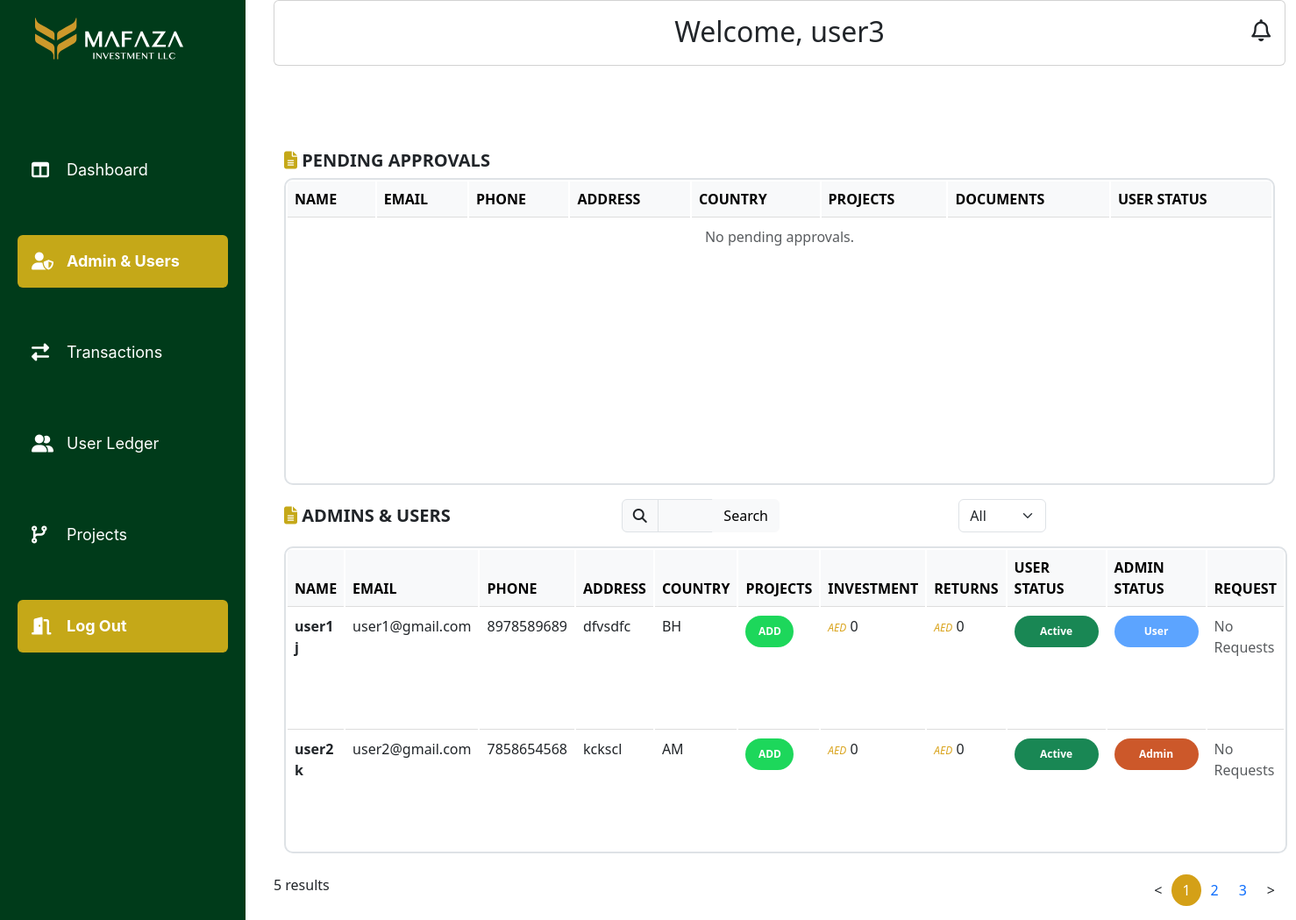
Page /mafazapp/adminusers/ (signed in) on the earlier database version.
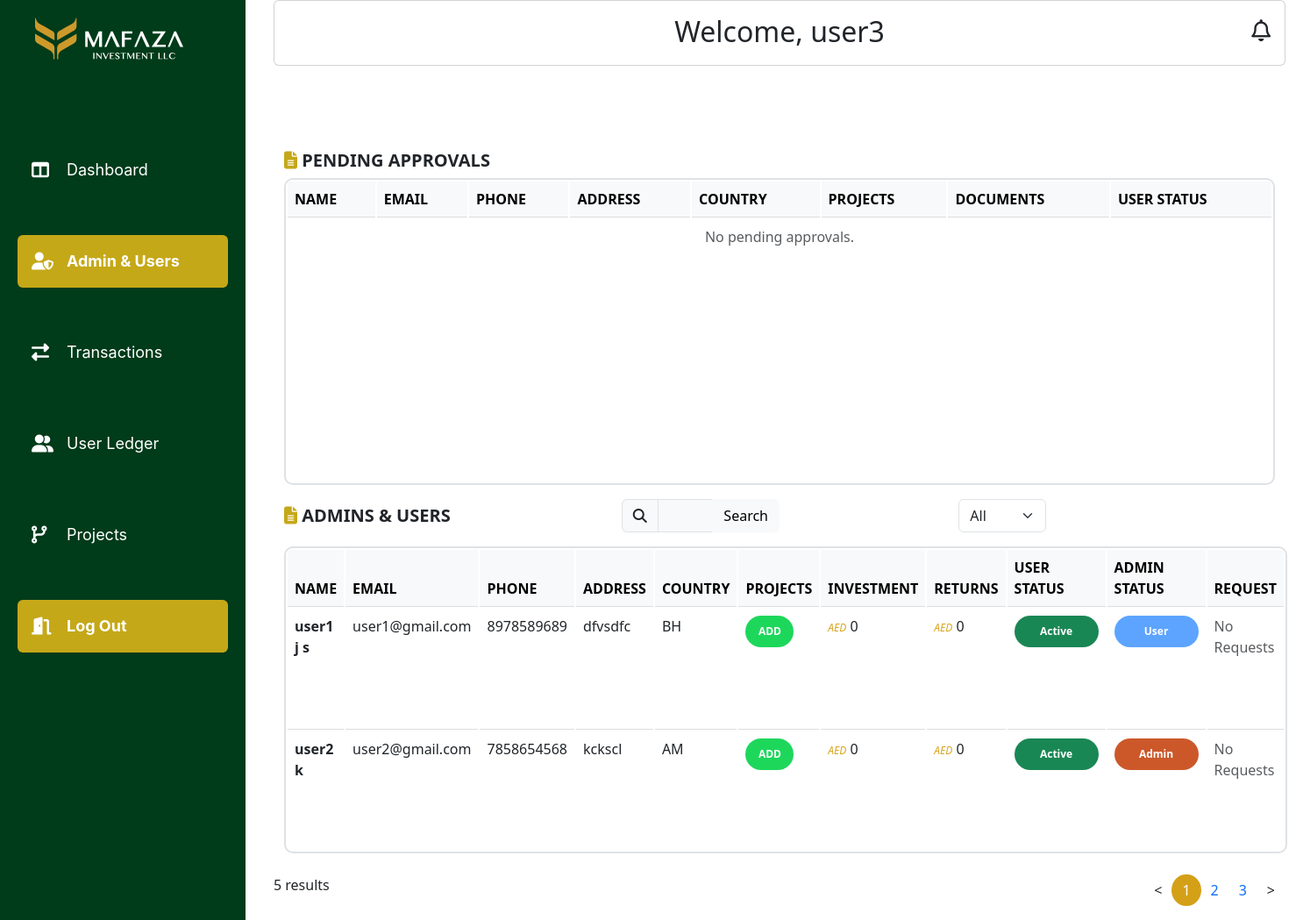
Same page on the later database version.
### mafazapp/models.py (models this page shows, shortened)
class CustomUser(AbstractUser):
    id = models.UUIDField(primary_key=True, default=uuid.uuid4, editable=False)
    phone_number = models.CharField(max_length=15)
    address = models.TextField()
    country = CountryField()
    status = models.CharField(max_length=20, choices=STATUS_CHOICES, default='PENDING')
    is_approved = models.BooleanField(default=False)
    created_at = models.DateTimeField(auto_now_add=True)
    has_requested = models.BooleanField(default=False)

### mafazapp/views.py (the view, shortened to what this page needs)
# urls.py: path('adminusers/', views.adminusers, name='adminusers'),
@user_passes_test(admin_required, login_url='login')
def adminusers(request):
    User = get_user_model()
    search_query = request.GET.get('search', '')
    user_type = request.GET.get('user_type', '')
    users = User.objects.exclude(is_superuser=True)
    if user_type:
        if user_type == 'Admin':
            users = users.filter(is_staff=True)
        elif user_type == 'User':
            users = users.filter(is_staff=False)
    approved_users = users.filter(is_approved=True)
    pending_users = users.filter(is_approved=False)
    requested_users = approved_users.filter(has_requested=True)
    paginator = Paginator(approved_users, 2)
    page_number = request.GET.get('page')
    page_users = paginator.get_page(page_number)
    projects = InvestmentProject.objects.all()
    form = UserProjectAssignmentForm()
    return render(request, 'adminusers.html', {
        'users': page_users,
        'pending_users': pending_users,
        'requested_users': requested_users,
        'search_query': search_query,
        'user_type': user_type,
        'projects': projects,
        'form': form,
    })

### mafazapp/templates/adminusers.html (shortened to what this page needs)
{% load static %}
<!DOCTYPE html>
<html lang="en">
<head>
    <link rel="stylesheet" type="text/css" href="{% static 'css/style.css' %}">
    <link href="https://cdn.jsdelivr.net/npm/bootstrap@5.3.0/dist/css/bootstrap.min.css" rel="stylesheet">
    <link rel="stylesheet" href="https://cdnjs.cloudflare.com/ajax/libs/font-awesome/6.5.1/css/all.min.css">
</head>
<body >
    <div class="sidebar" id="sidebar" >
        <div class="col-lg-4 col-md-12 col-sm-12 col-12 logo">
            <img src="{% static 'images/logo.svg' %}" alt="Logo" class="img-fluid ">
        </div>
<br><br><br><br>
<nav class="sidebar-menu">
    <a href="{% url 'admindashboard' %}" class="nav-link">
        <i class="fa-solid fa-table-columns"></i> Dashboard
    </a>
    <a href="{% url 'adminusers' %}" class="nav-link active">
        <i class='fas fa-user-shield'></i>
        Admin & Users
    </a>
    <a href="{% url 'admintransaction' %}" class="nav-link">
        <i class="fa-solid fa-exchange-alt"></i>
        Transactions
    </a>
    <a href="{% url 'userledger' %}" class="nav-link">
        <i class="fa-solid fa-user-group"></i>
          User Ledger
    </a>
    <a href="{% url 'adminprojects' %}" class="nav-link">
        <i class="fa-solid fa-code-branch"></i>
             Projects
    </a>
<a href="{% url 'logout' %}" class="nav-link logout">
        <i class="fa-solid fa-door-open"></i>
             Log Out
    </a>
</nav>
</div>
<div class="content">
    <div class="container-fluid" >
        <div class="row">
            <div class="col-lg-12 col-md-12 col-sm-12 col-12">
                <div class="card p-3">
                    <h2 class="text-center">Welcome, {{ request.user.first_name }}</h2>
                    <div class="icons">
                        <i class="fa-regular fa-bell"></i>
                    </div>
                </div>
            </div>
        </div>
                <br><br><br>
                <div class="container-fluid mt-4">
                    <h5 class="fw-bold text-uppercase"> <i class="fas fa-file-alt"></i> Pending Approvals</h5>
                    <table class="table">
                        <thead class="table-light">
                            <tr>
                                <th>NAME</th>
                                <th>Email</th>
                                <th>Phone</th>
                                <th>Address</th>
                                <th>Country</th>
                                <th>PROJECTS</th>
                                <th>DOCUMENTS</th>
                                <th>USER STATUS</th>
                            </tr>
                        </thead>
                        <tbody>
                            {% for user in pending_users %}
                            <tr>
                                <td><strong>{{ user.first_name }} {{ user.last_name }}</strong></td>
                                <td>{{ user.email }}</td>
                                <td>{{ user.phone_number }}</td>
                                <td>{{ user.address }}</td>
                                <td>{{ user.country }}</td>
                                <td>WizeGlow</td>
                                <td><a href="#" class="text-primary">UPLOAD DOCUMENTS</a></td>
                                <td>
                                    <form method="POST" action="{% url 'adminusers' %}">
                                        {% csrf_token %}
                                        <input type="hidden" name="user_id" value="{{ user.id }}">
                                        <button type="submit" name="action" value="confirm_toggle"
                                            class="badge2 bg-warning text-dark">
                                            PENDING
                                        </button>
                                    </form>
                                </td>
                            </tr>
                            {% empty %}
                            <tr>
                                <td colspan="8" class="text-center text-muted">No pending approvals.</td>
                            </tr>
                            {% endfor %}
                        </tbody>
                    </table>
                    <div class="row align-items-center">
                        <div class="col-lg-4 col-md-4 col-sm-12 col-12  mb-2 mb-md-0">
                            <h5 class="fw-bold text-uppercase me-3 mb-0">
                                <i class="fas fa-file-alt"></i> Admins & Users
                            </h5>
                        </div>
                        <div class=" col-lg-4 col-md-4 col-sm-12  col-12 col-md">
                            <form method="GET" action="{% url 'adminusers' %}">
                            <div class="input-group w-50">
                                <span class="input-group-text"><i class="fas fa-search"></i></span>
                                <input type="text" name="search" class="form-control bg-light" value="{{ search_query }}">
                                <button type="submit" class="btn btn-light">Search</button>
                            </form>
                            </div>
                        </div>
                        <div class="col-lg-4 col-md-4 col-sm-12 col-12  mt-2 mt-md-0">
                            <form method="GET" action="{% url 'adminusers' %}">
                                <select name="user_type" class="form-select w-auto" onchange="this.form.submit()">
                                    <option value="" {% if not user_type %}selected{% endif %}>All</option>
                                </select>
                            </form>
                        </div>
                    </div>
                    <table class="table mt-3">
                        <thead class="table-light">
                            <tr>
                                <th>NAME</th>
                                <th>Email</th>
                                <th>Phone</th>
                                <th>Address</th>
                                <th>Country</th>
                                <th>PROJECTS</th>
                                <th>INVESTMENT</th>
                                <th>RETURNS</th>
                                <th>USER STATUS</th>
                                <th>ADMIN STATUS</th>
                                <th>REQUEST</th>
                            </tr>
                        </thead>
                        <tbody>
                            {% for user in users %}
                            <tr>
                                <td><strong>{{ user.first_name }} {{ user.last_name }}</strong></td>
                                <td>{{ user.email }}</td>
                                <td>{{ user.phone_number }}</td>
                                <td>{{ user.address }}</td>
                                <td>{{ user.country }}</td>
                                <td>
                                    <button class="badge4 assign-btn" data-bs-toggle="modal" data-bs-target="#assignProjectModal"
                                    data-user-id="{{ user.id }}" data-username="{{ user.username }}">
                                    ADD
                                    </button>
                                </td>
                                <td><span class="currency">AED</span> 0</td>
                                <td><span class="currency">AED</span> 0</td>
                                <td>
                                    <form method="POST" action="{% url 'adminusers' %}">
                                        <button type="submit" name="action" value="confirm_toggle"
                                            class="badge3 {% if user.is_approved %}bg-success{% else %}bg-warning{% endif %}">
                                            {% if user.is_approved %} Active {% else %} Pending {% endif %}
                                        </button>
                                    </form>
                                </td>
                                <td>
                                    <form method="POST" action="{% url 'adminusers' %}">
                                        <button type="submit" name="action" value="{% if user.is_staff %}demote{% else %}promote{% endif %}"
                                                class="badge1 {% if user.is_staff %}admin{% else %}user{% endif %}">
                                            {% if user.is_staff %} Admin {% else %} User {% endif %}
                                        </button>
                                    </form>
                                </td>
<td>
    {% if user.has_requested %}
        <button type="button" class="btn btn-info" data-bs-toggle="modal" data-bs-target="#resetPasswordModal{{ user.id }}">
            View Request
        </button>
        <div class="modal fade" id="resetPasswordModal{{ user.id }}" tabindex="-1" aria-labelledby="resetPasswordModalLabel" aria-hidden="true">
            <div class="modal-dialog">
                <div class="modal-content">
                    <div class="modal-header">
                        <h5 class="modal-title" id="resetPasswordModalLabel">Reset Password for {{ user.username }}</h5>
                        <button type="button" class="btn-close" data-bs-dismiss="modal" aria-label="Close"></button>
                    </div>
                    <div class="modal-body">
                        <form method="POST" action="{% url 'adminusers' %}">
                            {% csrf_token %}
                            <input type="hidden" name="user_id" value="{{ user.id }}">
                            <input type="hidden" name="action" value="reset_password">
                            <div class="mb-3">
                                <label for="new_password_{{ user.id }}" class="form-label">New Password</label>
                                <input type="password" class="form-control" id="new_password_{{ user.id }}" name="new_password" required>
                            </div>
                            <div class="mb-3">
                                <label for="confirm_password_{{ user.id }}" class="form-label">Confirm Password</label>
                                <input type="password" class="form-control" id="confirm_password_{{ user.id }}" name="confirm_password" required>
                            </div>
                            <div class="modal-footer">
                                <button type="submit" class="btn btn-primary">Reset Password</button>
                                <button type="button" class="btn btn-secondary" data-bs-dismiss="modal">Cancel</button>
                            </div>
                        </form>
                    </div>
                </div>
            </div>
        </div>
    {% else %}
        <span class="text-muted">No Requests</span>
    {% endif %}
</td>
            </tr>
               {% endfor %}
                        </tbody>
                    </table>
                    </div>
                   <div class="row mt-4">
                    <div class="col-6">
                        <p>{{ users.paginator.count }} results</p>
                    </div>
                    <div class="col-6">
                        <nav aria-label="Page navigation example">
                            <ul class="pagination justify-content-end">
                                {% if users.has_previous %}
                                    <li class="page-item">
                                        <a class="page-link" href="?page={{ users.previous_page_number }}">&lt;</a>
                                    </li>
                                {% else %}
                                    <li class="page-item disabled">
                                        <a class="page-link" href="#">&lt;</a>
                                    </li>
                                {% endif %}
                                {% for num in users.paginator.page_range %}
                                    {% if num == users.number %}
                                        <li class="page-item active">
                                            <a class="page-link" href="?page={{ num }}">{{ num }}</a>
                                        </li>
                                    {% elif num > users.number|add:-3 and num < users.number|add:3 %}
                                        <li class="page-item">
                                            <a class="page-link" href="?page={{ num }}">{{ num }}</a>
                                        </li>
                                    {% endif %}
                                {% endfor %}
                                {% if users.has_next %}
                                    <li class="page-item">
                                        <a class="page-link" href="?page={{ users.next_page_number }}">&gt;</a>
                                    </li>
                                {% else %}
                                    <li class="page-item disabled">
                                        <a class="page-link" href="#">&gt;</a>
                                    </li>
                                {% endif %}
                            </ul>
                        </nav>
                    </div>
                </div>
</body>
</html>

Differences in the rows shown:
changed CustomUser "user1": last_name "j" → "j s"
